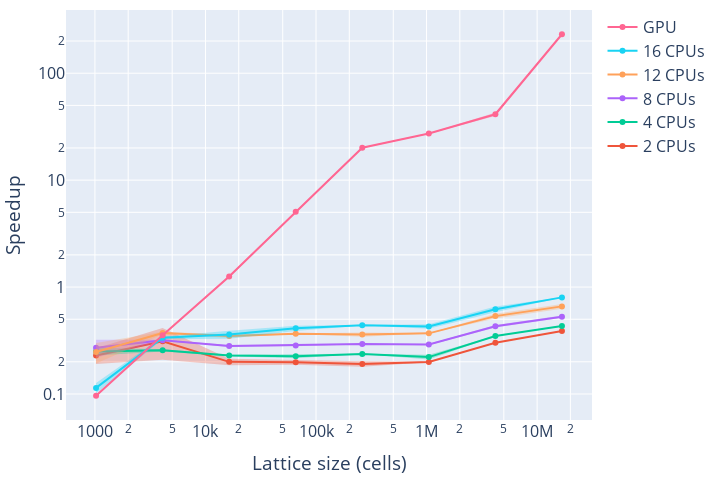

Here is the notebook cell this chart was saved with:
### Code cell
fig = go.Figure()

for idx, (name, dfs, _) in enumerate(runs_parallel):
    for i, df in enumerate(dfs):
        dfs[i]["speedup"] = cpu_df["avgBufferTime"] / df["avgBufferTime"]

    df = pd.concat(dfs)
    df["size"] **= 2
    add_mean_std_trace(fig, df, name, idx + 1, "speedup")

fig.update_layout(xaxis_title='Lattice size (cells)', yaxis_title="Speedup", **layout_settings) # title="Buffer Time Speedup vs 1 CPU", 
fig.update_xaxes(type="log")
fig.update_yaxes(type="log")
fig.show()
fig.write_image("images/lat_render_buf_speedup.eps")

### Figure 1 — Plotly figure (JSON) as saved in the notebook; plotly's stock layout.template omitted (floating-point values rounded to 4 significant figures)
{"data": [{"line": {"color": "#EF553B"}, "mode": "lines+markers", "name": "2 CPUs", "type": "scatter", "x": [1024, 4096, 16384, 65536, 262144, 1048576, 4194304, 16777216], "y": [0.2288, 0.3117, 0.1997, 0.1977, 0.1913, 0.1995, 0.3015, 0.3891]}, {"line": {"width": 0}, "mode": "lines", "name": "2 CPUs upper", "showlegend": false, "type": "scatter", "x": [1024, 4096, 16384, 65536, 262144, 1048576, 4194304, 16777216], "y": [0.2674, 0.4143, 0.2136, 0.208, 0.2029, 0.2006, 0.3033, 0.3913]}, {"fill": "tonexty", "fillcolor": "rgba(239, 85, 59, 0.30)", "line": {"width": 0}, "mode": "lines", "name": "2 CPUs lower", "showlegend": false, "type": "scatter", "x": [1024, 4096, 16384, 65536, 262144, 1048576, 4194304, 16777216], "y": [0.1903, 0.2091, 0.1859, 0.1874, 0.1796, 0.1984, 0.2997, 0.3869]}, {"line": {"color": "#00CC96"}, "mode": "lines+markers", "name": "4 CPUs", "type": "scatter", "x": [1024, 4096, 16384, 65536, 262144, 1048576, 4194304, 16777216], "y": [0.2496, 0.2565, 0.2293, 0.2254, 0.2371, 0.2213, 0.3483, 0.4321]}, {"line": {"width": 0}, "mode": "lines", "name": "4 CPUs upper", "showlegend": false, "type": "scatter", "x": [1024, 4096, 16384, 65536, 262144, 1048576, 4194304, 16777216], "y": [0.2705, 0.2627, 0.2337, 0.2348, 0.2376, 0.2322, 0.3504, 0.4357]}, {"fill": "tonexty", "fillcolor": "rgba(0, 204, 150, 0.30)", "line": {"width": 0}, "mode": "lines", "name": "4 CPUs lower", "showlegend": false, "type": "scatter", "x": [1024, 4096, 16384, 65536, 262144, 1048576, 4194304, 16777216], "y": [0.2286, 0.2503, 0.2249, 0.216, 0.2366, 0.2105, 0.3462, 0.4284]}, {"line": {"color": "#AB63FA"}, "mode": "lines+markers", "name": "8 CPUs", "type": "scatter", "x": [1024, 4096, 16384, 65536, 262144, 1048576, 4194304, 16777216], "y": [0.2701, 0.3186, 0.2807, 0.2847, 0.2934, 0.2901, 0.4302, 0.5287]}, {"line": {"width": 0}, "mode": "lines", "name": "8 CPUs upper", "showlegend": false, "type": "scatter", "x": [1024, 4096, 16384, 65536, 262144, 1048576, 4194304, 16777216], "y": [0.3217, 0.3224, 0.2867, 0.2895, 0.2943, 0.2941, 0.4417, 0.5417]}, {"fill": "tonexty", "fillcolor": "rgba(171, 99, 250, 0.30)", "line": {"width": 0}, "mode": "lines", "name": "8 CPUs lower", "showlegend": false, "type": "scatter", "x": [1024, 4096, 16384, 65536, 262144, 1048576, 4194304, 16777216], "y": [0.2185, 0.3148, 0.2747, 0.28, 0.2924, 0.2861, 0.4186, 0.5157]}, {"line": {"color": "#FFA15A"}, "mode": "lines+markers", "name": "12 CPUs", "type": "scatter", "x": [1024, 4096, 16384, 65536, 262144, 1048576, 4194304, 16777216], "y": [0.2468, 0.3725, 0.3487, 0.3652, 0.3595, 0.3691, 0.535, 0.6597]}, {"line": {"width": 0}, "mode": "lines", "name": "12 CPUs upper", "showlegend": false, "type": "scatter", "x": [1024, 4096, 16384, 65536, 262144, 1048576, 4194304, 16777216], "y": [0.3003, 0.3828, 0.361, 0.3657, 0.376, 0.3696, 0.5626, 0.694]}, {"fill": "tonexty", "fillcolor": "rgba(255, 161, 90, 0.30)", "line": {"width": 0}, "mode": "lines", "name": "12 CPUs lower", "showlegend": false, "type": "scatter", "x": [1024, 4096, 16384, 65536, 262144, 1048576, 4194304, 16777216], "y": [0.1933, 0.3621, 0.3364, 0.3647, 0.3431, 0.3687, 0.5074, 0.6253]}, {"line": {"color": "#19D3F3"}, "mode": "lines+markers", "name": "16 CPUs", "type": "scatter", "x": [1024, 4096, 16384, 65536, 262144, 1048576, 4194304, 16777216], "y": [0.1141, 0.3354, 0.3596, 0.4123, 0.4394, 0.4283, 0.6207, 0.8008]}, {"line": {"width": 0}, "mode": "lines", "name": "16 CPUs upper", "showlegend": false, "type": "scatter", "x": [1024, 4096, 16384, 65536, 262144, 1048576, 4194304, 16777216], "y": [0.1269, 0.3455, 0.3913, 0.4352, 0.4408, 0.4497, 0.6589, 0.8015]}, {"fill": "tonexty", "fillcolor": "rgba(25, 211, 243, 0.30)", "line": {"width": 0}, "mode": "lines", "name": "16 CPUs lower", "showlegend": false, "type": "scatter", "x": [1024, 4096, 16384, 65536, 262144, 1048576, 4194304, 16777216], "y": [0.1013, 0.3253, 0.328, 0.3893, 0.438, 0.407, 0.5824, 0.8002]}, {"line": {"color": "#FF6692"}, "mode": "lines+markers", "name": "GPU", "type": "scatter", "x": [1024, 4096, 16384, 65536, 262144, 1048576, 4194304, 16777216], "y": [0.09629, 0.3547, 1.254, 5.063, 20.09, 27.33, 41.31, 231.4]}, {"line": {"width": 0}, "mode": "lines", "name": "GPU upper", "showlegend": false, "type": "scatter", "x": [1024, 4096, 16384, 65536, 262144, 1048576, 4194304, 16777216], "y": [0.09849, 0.359, 1.288, 5.112, 20.34, 27.45, 42.82, 233.1]}, {"fill": "tonexty", "fillcolor": "rgba(255, 102, 146, 0.30)", "line": {"width": 0}, "mode": "lines", "name": "GPU lower", "showlegend": false, "type": "scatter", "x": [1024, 4096, 16384, 65536, 262144, 1048576, 4194304, 16777216], "y": [0.09409, 0.3504, 1.221, 5.013, 19.84, 27.21, 39.8, 229.6]}], "layout": {"font": {"size": 16}, "height": 480, "margin": {"b": 10, "l": 10, "r": 10, "t": 10}, "width": 720, "xaxis": {"title": {"text": "Lattice size (cells)"}, "type": "log"}, "yaxis": {"title": {"text": "Speedup"}, "type": "log"}}}
